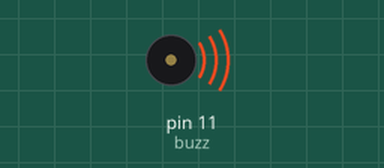
The sketch below on a simulated Arduino Nano, built with avr-gcc and run on an emulated ATmega328P. Parts: buzzer (waves = sounding).

Above: at 4.7 s.
At 18.1 s:
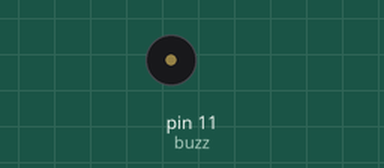
Timing chart, 0 to 34.9 s (numbered marks = the images above):
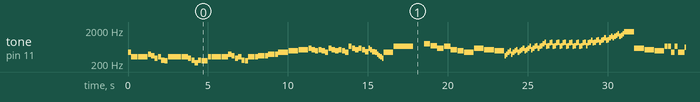

The sketch:

HK_Hornet.ino
```cpp
/* SweetSideOfFries Arduino
   Hollow Knight Hornet    */

int s = 1, buzz = 11;

void setup(void)
{
   pinMode(buzz, OUTPUT);//buzzer
}

void loop()
{
  sing(1);
}

#define B0  31
#define C1  33
#define CS1 35
#define D1  37
#define DS1 39
#define E1  41
#define F1  44
#define FS1 46
#define G1  49
#define GS1 52
#define A1  55
#define AS1 58
#define B1  62
#define C2  65
#define CS2 69
#define D2  73
#define DS2 78
#define E2  82
#define F2  87
#define FS2 93
#define G2  98
#define GS2 104
#define A2  110
#define AS2 117
#define B2  123
#define C3  131
#define CS3 139
#define D3  147
#define DS3 156
#define E3  165
#define F3  175
#define FS3 185
#define G3  196
#define GS3 208
#define A3  220
#define AS3 233
#define B3  247
#define C4  262
#define CS4 277
#define D4  294
#define DS4 311
#define E4  330
#define F4  349
#define FS4 370
#define G4  392
#define GS4 415
#define A4  440
#define AS4 466
#define B4  494
#define C5  523
#define CS5 554
#define D5  587
#define DS5 622
#define E5  659
#define F5  698
#define FS5 740
#define G5  784
#define GS5 831
#define A5  880
#define AS5 932
#define B5  988
#define C6  1047
#define CS6 1109
#define D6  1175
#define DS6 1245
#define E6  1319
#define F6  1397
#define FS6 1480
#define G6  1568
#define GS6 1661
#define A6  1760
#define AS6 1865
#define B6  1976
#define C7  2093
#define CS7 2217
#define D7  2349
#define DS7 2489
#define E7  2637
#define F7  2794
#define FS7 2960
#define G7  3136
#define GS7 3322
#define A7  3520
#define AS7 3729
#define B7  3951
#define C8  4186
#define CS8 4435
#define D8  4699
#define DS8 4978

int hornet[] = {
  A4, E4, E4, E4, E4, E4,
  G4, F4, D4, E4, C4, B3,
  E4, E4, E4, E4, E4, E4,
  D4, C4, A3, C4, B3,
  E4, E4, E4, E4, E4, E4,
  G4, F4, D4, E4, C4, B3,
  E4, E4, E4, F4, F4, F4,
  G4, G4, G4, A4, A4, A4,
  B4, B4, B4, C5, C5, C5,
  D5, C5, B4, C5, B4, A4,
  D5, C5, B4, C5, B4, A4,
  E5, D5, C5, D5, C5, AS4,
  D5, C5, AS4, AS4, A4, G4, F4, E4, D4,
//measure14
  A4, E5,
  0,
  G5, F5, D5,
  E5, C5, B4,
  A4, D5,
  C5, B4,
  F4, G4, A4, B4, G4, A4, B4, C5, A4, B4, C5, D5,
  B4, C5, D5, E5, C5, D5, E5, F5, D5, E5, F5, G5,
  A5, E5, F5, GS5, A5, E5, F5, GS5, A5, E5, F5, GS5,
  A5, E5, F5, GS5, A5, E5, F5, GS5, A5, E5, F5, GS5,
  A5, F5, GS5, A5, B5, GS5, A5, B5, C6, A5, B5, C6,
  D6, B5, C6, D6, E6, D6, E6, F6, G6, E6, F6, G6,
  A6, D5,
  C5, B4,
  E5, E5, A4, E5, A4, A4,
  DS5, DS5, A4, DS5, A4, A4,
  A5, D6,
  C6, B5,
  E5, E5, A4, E5, A4, A4,
  DS5, DS5, A4, DS5, A4, A4,
  A4, D5,
  C5, B4,
  B4, E5,
  D5, B4,
  CS5, FS5,
  E5, DS5,
  E5, A4, A4, A4, A4, A4,
  B4, B4, B4, C5, C5, C5,
//measure42
  A5, E4, E4, E4, E4, E4,
  G4, F4, D4, E4, C4, B3,
};
byte hornetTempo[] = {
  2, 2, 2, 2, 2, 2,
  2, 2, 2, 2, 2, 2,
  2, 2, 2, 2, 2, 2,
  2, 2, 2, 2, 4,
  2, 2, 2, 2, 2, 2,
  2, 2, 2, 2, 2, 2,
  2, 2, 2, 2, 2, 2,
  2, 2, 2, 2, 2, 2,
  2, 2, 2, 2, 2, 2,
  2, 2, 2, 2, 2, 2,
  2, 2, 2, 2, 2, 2,
  2, 2, 2, 2, 2, 2,
  1, 1, 1, 1, 1, 1, 1, 1, 1,

  6, 12,
  6,
  4, 4, 4,
  4, 4, 4,
  6, 6,
  6, 6,
  1, 1, 1, 1, 1, 1, 1, 1, 1, 1, 1, 1,
  1, 1, 1, 1, 1, 1, 1, 1, 1, 1, 1, 1,
  1, 1, 1, 1, 1, 1, 1, 1, 1, 1, 1, 1,
  1, 1, 1, 1, 1, 1, 1, 1, 1, 1, 1, 1,
  1, 1, 1, 1, 1, 1, 1, 1, 1, 1, 1, 1,
  1, 1, 1, 1, 1, 1, 1, 1, 1, 1, 1, 1,
  6, 6,
  6, 6,
  2, 2, 2, 2, 2, 2,
  2, 2, 2, 2, 2, 2,
  6, 6,
  6, 6,
  2, 2, 2, 2, 2, 2,
  2, 2, 2, 2, 2, 2,
  6, 6,
  6, 6,
  6, 6,
  6, 6,
  6, 6,
  6, 6,
  2, 2, 2, 2, 2, 2,
  2, 2, 2, 2, 2, 2,

  2, 2, 2, 2, 2, 2,
  2, 2, 2, 2, 2, 2,
};

void sing(int s){
  if(s==1){
    int size = sizeof(hornet) / sizeof(int);
    for (int thisNote = 0; thisNote < size; thisNote++){
      int noteDuration = 100 * hornetTempo[thisNote];

      tone(buzz, hornet[thisNote],noteDuration);

      int pauseBetweenNotes = noteDuration * 1.05;
      delay(pauseBetweenNotes);
    }
  }
}
```

Measured:
- by itself, tone on pin 11 (buzz): plays 440 Hz for 0.20 s, 330 Hz for 0.20 s, 330 Hz for 0.20 s, 330 Hz for 0.20 s, 330 Hz for 0.20 s, 330 Hz for 0.20 s … (552 notes in this stretch)
